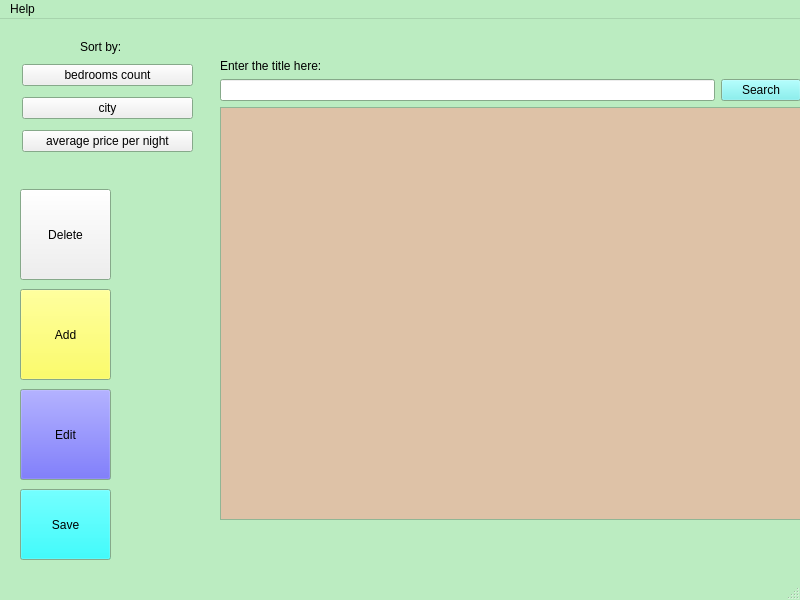
<?xml version="1.0" encoding="UTF-8"?>
<ui version="4.0">
 <class>MainWindow</class>
 <widget class="QMainWindow" name="MainWindow">
  <property name="geometry">
   <rect>
    <x>0</x>
    <y>0</y>
    <width>800</width>
    <height>600</height>
   </rect>
  </property>
  <property name="palette">
   <palette>
    <active>
     <colorrole role="Base">
      <brush brushstyle="SolidPattern">
       <color alpha="255">
        <red>255</red>
        <green>255</green>
        <blue>255</blue>
       </color>
      </brush>
     </colorrole>
     <colorrole role="Window">
      <brush brushstyle="SolidPattern">
       <color alpha="255">
        <red>187</red>
        <green>236</green>
        <blue>193</blue>
       </color>
      </brush>
     </colorrole>
    </active>
    <inactive>
     <colorrole role="Base">
      <brush brushstyle="SolidPattern">
       <color alpha="255">
        <red>255</red>
        <green>255</green>
        <blue>255</blue>
       </color>
      </brush>
     </colorrole>
     <colorrole role="Window">
      <brush brushstyle="SolidPattern">
       <color alpha="255">
        <red>187</red>
        <green>236</green>
        <blue>193</blue>
       </color>
      </brush>
     </colorrole>
    </inactive>
    <disabled>
     <colorrole role="Base">
      <brush brushstyle="SolidPattern">
       <color alpha="255">
        <red>187</red>
        <green>236</green>
        <blue>193</blue>
       </color>
      </brush>
     </colorrole>
     <colorrole role="Window">
      <brush brushstyle="SolidPattern">
       <color alpha="255">
        <red>187</red>
        <green>236</green>
        <blue>193</blue>
       </color>
      </brush>
     </colorrole>
    </disabled>
   </palette>
  </property>
  <property name="windowTitle">
   <string>MainWindow</string>
  </property>
  <widget class="QWidget" name="centralwidget">
   <widget class="QPushButton" name="deleteButton">
    <property name="geometry">
     <rect>
      <x>20</x>
      <y>170</y>
      <width>91</width>
      <height>91</height>
     </rect>
    </property>
    <property name="text">
     <string>Delete</string>
    </property>
   </widget>
   <widget class="QPushButton" name="addButton">
    <property name="geometry">
     <rect>
      <x>20</x>
      <y>270</y>
      <width>91</width>
      <height>91</height>
     </rect>
    </property>
    <property name="palette">
     <palette>
      <active>
       <colorrole role="Button">
        <brush brushstyle="SolidPattern">
         <color alpha="255">
          <red>255</red>
          <green>255</green>
          <blue>58</blue>
         </color>
        </brush>
       </colorrole>
      </active>
      <inactive>
       <colorrole role="Button">
        <brush brushstyle="SolidPattern">
         <color alpha="255">
          <red>255</red>
          <green>255</green>
          <blue>58</blue>
         </color>
        </brush>
       </colorrole>
      </inactive>
      <disabled>
       <colorrole role="Button">
        <brush brushstyle="SolidPattern">
         <color alpha="255">
          <red>255</red>
          <green>255</green>
          <blue>58</blue>
         </color>
        </brush>
       </colorrole>
      </disabled>
     </palette>
    </property>
    <property name="text">
     <string>Add</string>
    </property>
   </widget>
   <widget class="QPushButton" name="editButton">
    <property name="geometry">
     <rect>
      <x>20</x>
      <y>370</y>
      <width>91</width>
      <height>91</height>
     </rect>
    </property>
    <property name="palette">
     <palette>
      <active>
       <colorrole role="Button">
        <brush brushstyle="SolidPattern">
         <color alpha="255">
          <red>54</red>
          <green>50</green>
          <blue>252</blue>
         </color>
        </brush>
       </colorrole>
      </active>
      <inactive>
       <colorrole role="Button">
        <brush brushstyle="SolidPattern">
         <color alpha="255">
          <red>54</red>
          <green>50</green>
          <blue>252</blue>
         </color>
        </brush>
       </colorrole>
      </inactive>
      <disabled>
       <colorrole role="Button">
        <brush brushstyle="SolidPattern">
         <color alpha="255">
          <red>54</red>
          <green>50</green>
          <blue>252</blue>
         </color>
        </brush>
       </colorrole>
      </disabled>
     </palette>
    </property>
    <property name="text">
     <string>Edit</string>
    </property>
   </widget>
   <widget class="QWidget" name="layoutWidget">
    <property name="geometry">
     <rect>
      <x>220</x>
      <y>40</y>
      <width>581</width>
      <height>461</height>
     </rect>
    </property>
    <layout class="QGridLayout" name="gridLayout">
     <item row="1" column="0">
      <widget class="QLineEdit" name="searchEdit"/>
     </item>
     <item row="0" column="0">
      <widget class="QLabel" name="label_2">
       <property name="text">
        <string>Enter the title here:</string>
       </property>
      </widget>
     </item>
     <item row="1" column="1">
      <widget class="QPushButton" name="searchButton">
       <property name="palette">
        <palette>
         <active>
          <colorrole role="Button">
           <brush brushstyle="SolidPattern">
            <color alpha="255">
             <red>109</red>
             <green>240</green>
             <blue>238</blue>
            </color>
           </brush>
          </colorrole>
         </active>
         <inactive>
          <colorrole role="Button">
           <brush brushstyle="SolidPattern">
            <color alpha="255">
             <red>109</red>
             <green>240</green>
             <blue>238</blue>
            </color>
           </brush>
          </colorrole>
         </inactive>
         <disabled>
          <colorrole role="Button">
           <brush brushstyle="SolidPattern">
            <color alpha="255">
             <red>109</red>
             <green>240</green>
             <blue>238</blue>
            </color>
           </brush>
          </colorrole>
         </disabled>
        </palette>
       </property>
       <property name="text">
        <string>Search</string>
       </property>
      </widget>
     </item>
     <item row="2" column="0" colspan="2">
      <widget class="QTableView" name="tableView">
       <property name="palette">
        <palette>
         <active>
          <colorrole role="BrightText">
           <brush brushstyle="SolidPattern">
            <color alpha="255">
             <red>0</red>
             <green>0</green>
             <blue>0</blue>
            </color>
           </brush>
          </colorrole>
          <colorrole role="Base">
           <brush brushstyle="SolidPattern">
            <color alpha="255">
             <red>222</red>
             <green>194</green>
             <blue>167</blue>
            </color>
           </brush>
          </colorrole>
          <colorrole role="Highlight">
           <brush brushstyle="SolidPattern">
            <color alpha="255">
             <red>243</red>
             <green>239</green>
             <blue>26</blue>
            </color>
           </brush>
          </colorrole>
         </active>
         <inactive>
          <colorrole role="BrightText">
           <brush brushstyle="SolidPattern">
            <color alpha="255">
             <red>0</red>
             <green>0</green>
             <blue>0</blue>
            </color>
           </brush>
          </colorrole>
          <colorrole role="Base">
           <brush brushstyle="SolidPattern">
            <color alpha="255">
             <red>222</red>
             <green>194</green>
             <blue>167</blue>
            </color>
           </brush>
          </colorrole>
          <colorrole role="Highlight">
           <brush brushstyle="SolidPattern">
            <color alpha="255">
             <red>243</red>
             <green>239</green>
             <blue>26</blue>
            </color>
           </brush>
          </colorrole>
         </inactive>
         <disabled>
          <colorrole role="BrightText">
           <brush brushstyle="SolidPattern">
            <color alpha="255">
             <red>0</red>
             <green>0</green>
             <blue>0</blue>
            </color>
           </brush>
          </colorrole>
          <colorrole role="Base">
           <brush brushstyle="SolidPattern">
            <color alpha="255">
             <red>236</red>
             <green>236</green>
             <blue>236</blue>
            </color>
           </brush>
          </colorrole>
          <colorrole role="Highlight">
           <brush brushstyle="SolidPattern">
            <color alpha="255">
             <red>220</red>
             <green>220</green>
             <blue>220</blue>
            </color>
           </brush>
          </colorrole>
         </disabled>
        </palette>
       </property>
       <property name="font">
        <font>
         <family>Futura</family>
        </font>
       </property>
       <property name="showGrid">
        <bool>true</bool>
       </property>
       <attribute name="verticalHeaderVisible">
        <bool>false</bool>
       </attribute>
      </widget>
     </item>
    </layout>
   </widget>
   <widget class="QPushButton" name="saveButton">
    <property name="geometry">
     <rect>
      <x>20</x>
      <y>470</y>
      <width>91</width>
      <height>71</height>
     </rect>
    </property>
    <property name="palette">
     <palette>
      <active>
       <colorrole role="Button">
        <brush brushstyle="SolidPattern">
         <color alpha="255">
          <red>0</red>
          <green>253</green>
          <blue>255</blue>
         </color>
        </brush>
       </colorrole>
      </active>
      <inactive>
       <colorrole role="Button">
        <brush brushstyle="SolidPattern">
         <color alpha="255">
          <red>0</red>
          <green>253</green>
          <blue>255</blue>
         </color>
        </brush>
       </colorrole>
      </inactive>
      <disabled>
       <colorrole role="Button">
        <brush brushstyle="SolidPattern">
         <color alpha="255">
          <red>0</red>
          <green>253</green>
          <blue>255</blue>
         </color>
        </brush>
       </colorrole>
      </disabled>
     </palette>
    </property>
    <property name="text">
     <string>Save</string>
    </property>
   </widget>
   <widget class="QLabel" name="label">
    <property name="geometry">
     <rect>
      <x>80</x>
      <y>20</y>
      <width>51</width>
      <height>16</height>
     </rect>
    </property>
    <property name="text">
     <string>Sort by:</string>
    </property>
   </widget>
   <widget class="QWidget" name="layoutWidget">
    <property name="geometry">
     <rect>
      <x>22</x>
      <y>40</y>
      <width>171</width>
      <height>100</height>
     </rect>
    </property>
    <layout class="QVBoxLayout" name="verticalLayout">
     <item>
      <widget class="QPushButton" name="citySortButton">
       <property name="text">
        <string>bedrooms count</string>
       </property>
      </widget>
     </item>
     <item>
      <widget class="QPushButton" name="BedroomsSort">
       <property name="text">
        <string>city</string>
       </property>
      </widget>
     </item>
     <item>
      <widget class="QPushButton" name="pushButton_3">
       <property name="text">
        <string>average price per night</string>
       </property>
      </widget>
     </item>
    </layout>
   </widget>
  </widget>
  <widget class="QStatusBar" name="statusbar"/>
  <widget class="QMenuBar" name="menubar">
   <property name="geometry">
    <rect>
     <x>0</x>
     <y>0</y>
     <width>800</width>
     <height>22</height>
    </rect>
   </property>
   <widget class="QMenu" name="menuHelp">
    <property name="title">
     <string>Help</string>
    </property>
    <addaction name="actionAbout_5"/>
   </widget>
   <addaction name="menuHelp"/>
  </widget>
  <action name="actionHello">
   <property name="text">
    <string>Hello</string>
   </property>
  </action>
  <action name="actionAbout">
   <property name="text">
    <string>About</string>
   </property>
  </action>
  <action name="actionAbout_2">
   <property name="text">
    <string>About</string>
   </property>
  </action>
  <action name="actionAbout_3">
   <property name="text">
    <string>About</string>
   </property>
  </action>
  <action name="actionAbout_4">
   <property name="text">
    <string>About</string>
   </property>
  </action>
  <action name="actionAbout_5">
   <property name="text">
    <string>About</string>
   </property>
  </action>
 </widget>
 <resources/>
 <connections/>
</ui>
